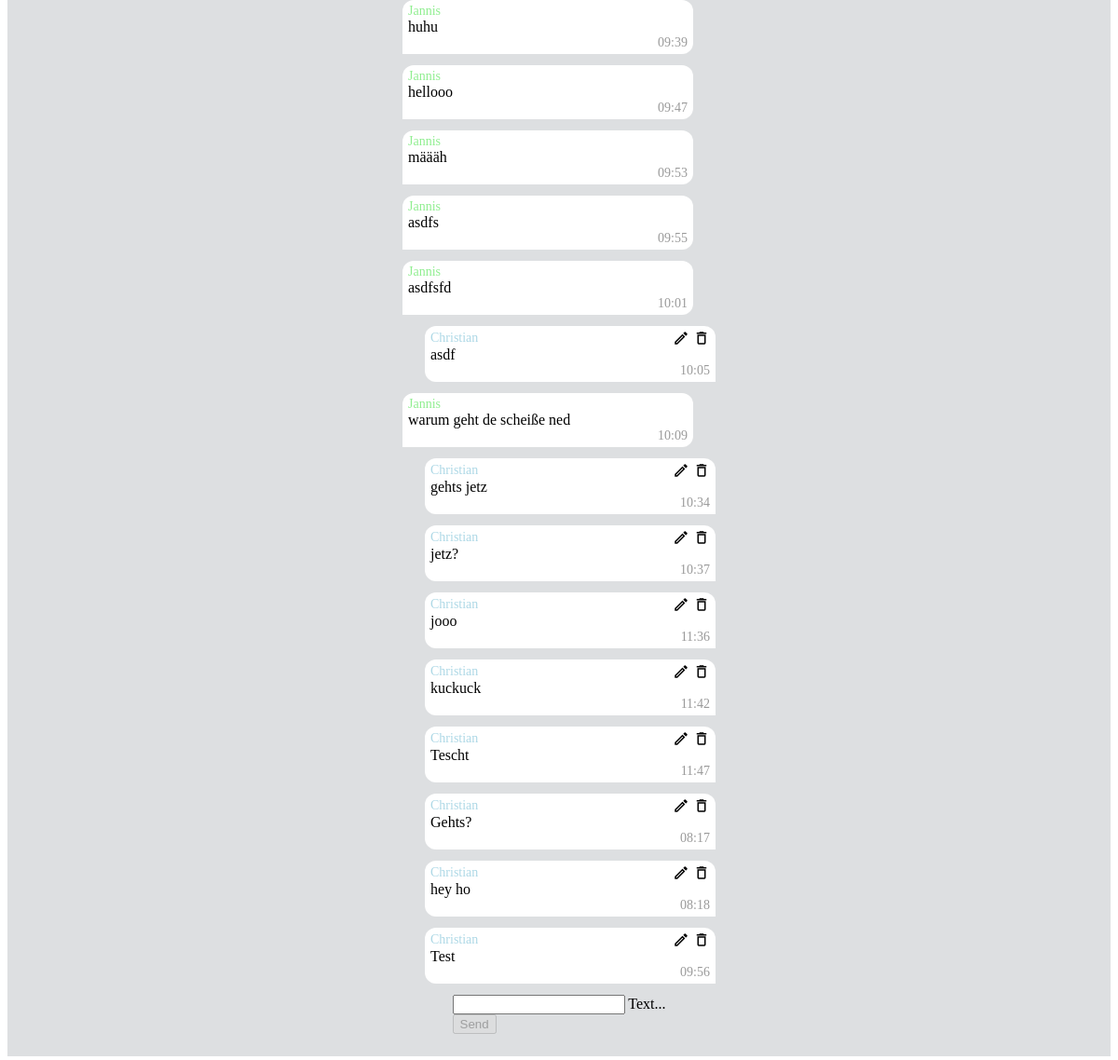
The page /chat/ (signed in, lower part) on the database as committed earlier.
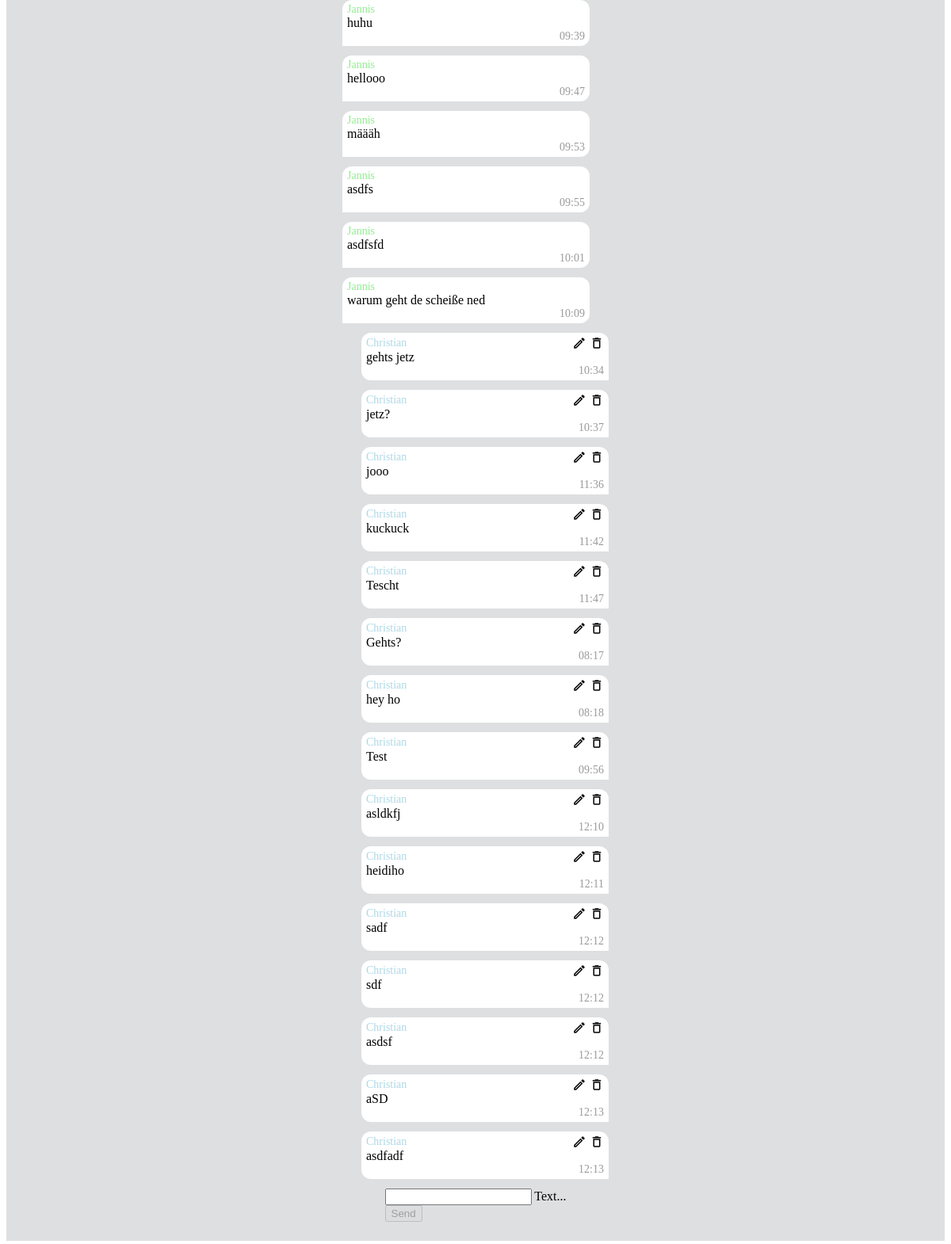
The same page on the database as committed later.
### chat/models.py (models this page shows)
class Message(models.Model):
    text = models.CharField(max_length=500)
    created_at = models.DateTimeField(default=datetime.now)
    chat = models.ForeignKey(Chat, on_delete=models.CASCADE, related_name='chat_message_set', default=None, blank=True, null=True)
    author = models.ForeignKey(settings.AUTH_USER_MODEL, on_delete=models.CASCADE, related_name='author_message_set')
    receiver = models.ForeignKey(settings.AUTH_USER_MODEL, on_delete=models.CASCADE, related_name='receiver_message_set')

### chat/views.py (the view, shortened to what this page needs)
# urls.py: path('', views.index, name='index'),
@login_required(login_url='/login/')
def index(request):
    chatMessages = Message.objects.filter(chat__id=1)
    return render(request, 'chat/index.html', {'messages': chatMessages})

### chat/templates/chat/index.html (shortened to what this page needs)
{% extends "base.html" %} {% block content %} {% load django_material_icons %} {% if request.user.is_authenticated %}
<div id="messageContainer" class="message-container">
	{% for message in messages %}
	<div class="bubble {% if message.author == request.user %}msg-right{% else %}msg-left{% endif %}" data-id="{{ message.id }}">
		<div class="msg-header">
			<span class="{% if message.author == request.user %}msg-author{% else %}msg-receiver{% endif %}">{{ message.author.first_name }}</span>
			{% if message.author == request.user %}
			<div class="msg-edit">
				<p class="material-icons-outlined msg-icon" onclick="editMessage({{ message.id }})">edit</p>
				<p class="material-icons-outlined msg-icon" onclick="deleteMessage({{ message.id }})">delete</p>
			</div>
			{% endif %}
		</div>
		<span class="msg-msg" id="message-{{ message.id }}">{{ message.text }}</span>
		<span class="color-gray msg-time">{{ message.created_at|date:'H:i' }}</span>
	</div>
	{% endfor %}
</div>
<form onsubmit="sendMessage(); return false;" method="post" id="messageInput">
	<div class="mdl-textfield mdl-js-textfield mdl-textfield--floating-label">
		<input class="mdl-textfield__input" type="text" id="messageField" name="textmessage" />
		<label class="mdl-textfield__label" for="messageField">Text...</label>
	</div>
	<button class="mdl-button mdl-js-button mdl-button--raised mdl-js-ripple-effect mdl-button--accent" id="postMessageBtn" disabled> Send </button>
</form>
{% else %}
<h1>Not logged in</h1>
<p>
	You are currently not logged in. Please log in. <br />
	Please click <a href="/login/" class="mdl-button mdl-js-button mdl-button--raised mdl-js-ripple-effect mdl-button--accent">here</a>.
</p>
{% endif %} {% endblock %}

Rows that differ between the two databases and show on the page:
removed Message: author.first_name "Christian", text "asdf", created_at "10:05"
added Message: author.first_name "Christian", text "asldkfj", created_at "12:10"
added Message: author.first_name "Christian", text "heidiho", created_at "12:11"
added Message: author.first_name "Christian", text "sadf", created_at "12:12"
added Message: author.first_name "Christian", text "sdf", created_at "12:12"
added Message: author.first_name "Christian", text "asdsf", created_at "12:12"
added Message: author.first_name "Christian", text "aSD", created_at "12:13"
added Message: author.first_name "Christian", text "asdfadf", created_at "12:13"
